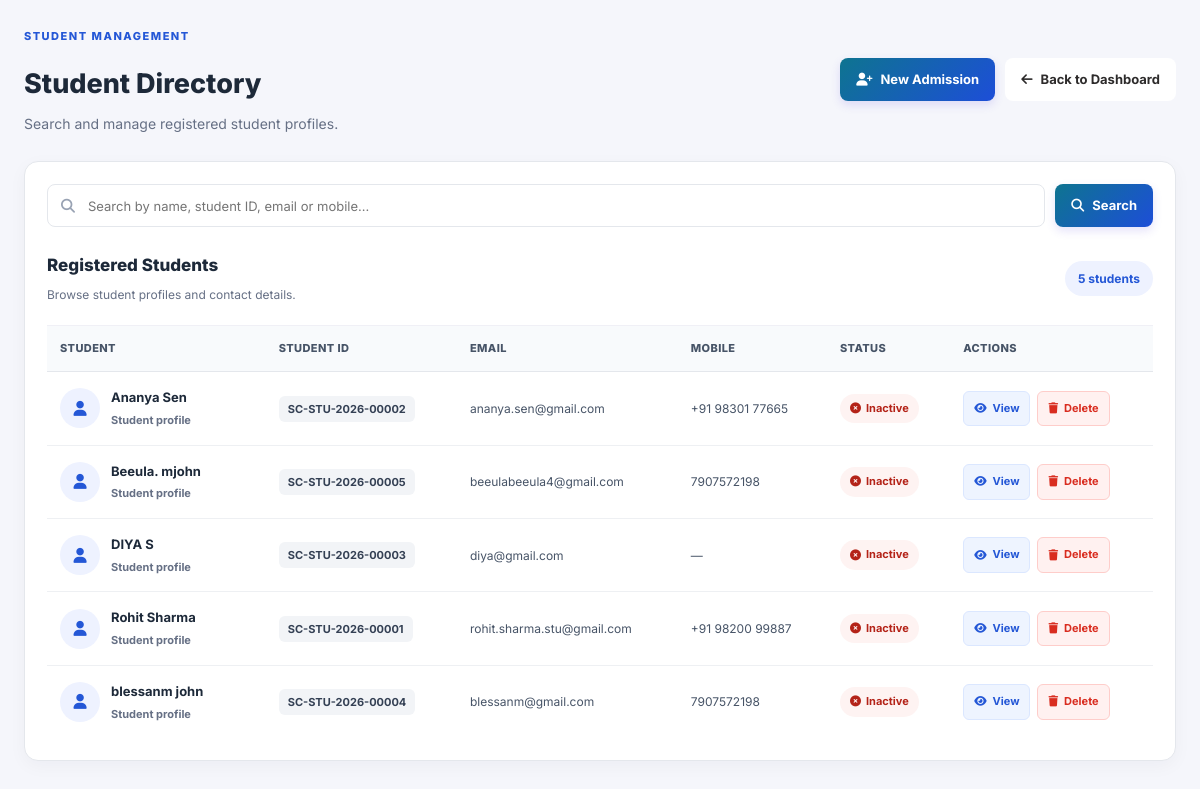
The app's page /students/ (signed in) with its own data.
### app/models.py (models this page shows, shortened)
class Student(models.Model):
    GENDER_CHOICES = [
        ("Male", "Male"),
        ("Female", "Female"),
        ("Other", "Other"),
    ]
    student_id = models.CharField(max_length=35, unique=True, editable=False)
    user = models.OneToOneField(
        settings.AUTH_USER_MODEL, null=True, blank=True, on_delete=models.SET_NULL,
        related_name="student_profile",
    )
    full_name = models.CharField(max_length=150)
    email = models.EmailField(unique=True)
    mobile = models.CharField(max_length=25)
    dob = models.DateField(null=True, blank=True)
    gender = models.CharField(max_length=20, choices=GENDER_CHOICES, blank=True)
    address = models.TextField(blank=True)
    location = models.CharField(max_length=150, blank=True)
    highest_qualification = models.CharField(max_length=150, blank=True)
    university = models.CharField(max_length=200, blank=True)
    college = models.CharField(max_length=200, blank=True)
    passing_year = models.PositiveIntegerField(
        null=True, blank=True, validators=[MinValueValidator(1950), MaxValueValidator(2100)]
    )
    percentage_cgpa = models.CharField(max_length=50, blank=True)
    photo = models.ImageField(upload_to="students/photos/", blank=True, null=True)
    is_active = models.BooleanField(default=True)
    created_at = models.DateTimeField(auto_now_add=True)
    updated_at = models.DateTimeField(auto_now=True)
    class Meta:
        ordering = ["-created_at"]

### app/views.py (the view, shortened to what this page needs)
# urls.py: path("students/", views.student_list, name="student_list"),
@login_required
def student_list(request):
    search = request.GET.get("q", "").strip()
    students = Student.objects.all()
    paginator = Paginator(students.order_by("full_name"), 10)
    page_obj = paginator.get_page(request.GET.get("page"))
    return render(
        request,
        "admissions/student_list.html",
        {
            "students": page_obj.object_list,
            "page_obj": page_obj,
            "search_query": search,
        },
    )

### app/templates/admissions/student_list.html (shortened to what this page needs)
{% extends "admissions/base.html" %}
{% load static %}
{% block extra_css %}
<link rel="stylesheet" href="{% static 'css/student_directory.css' %}">
{% endblock %}
{% block content %}
<div class="student-directory">
    <div class="directory-heading">
        <div class="directory-title">
            <span class="eyebrow">STUDENT MANAGEMENT</span>
            <h1>Student Directory</h1>
            <p>Search and manage registered student profiles.</p>
        </div>
        <div class="directory-heading-actions">
            <a href="{% url 'admission_registration' %}" class="btn btn-primary">
                <i class="fa-solid fa-user-plus"></i>
                New Admission
            </a>
            <a href="{% url 'admission_dashboard' %}" class="btn btn-back">
                <i class="fa-solid fa-arrow-left"></i>
                Back to Dashboard
            </a>
        </div>
    </div>
    <section class="directory-panel">
        <form method="get" class="directory-search">
            <div class="search-input">
                <i class="fa-solid fa-magnifying-glass"></i>
                <input
                    type="search"
                    name="q"
                    value="{{ search_query }}"
                    placeholder="Search by name, student ID, email or mobile..."
                    aria-label="Search students"
                >
            </div>
            <button type="submit" class="btn btn-primary">
                <i class="fa-solid fa-search"></i>
                Search
            </button>
        </form>
        <div class="directory-summary">
            <div>
                <h2>Registered Students</h2>
                <p>
                    {% if search_query %}
                        Search results for "{{ search_query }}"
                    {% else %}
                        Browse student profiles and contact details.
                    {% endif %}
                </p>
            </div>
            <span class="result-count">
                {{ page_obj.paginator.count }}
                student{{ page_obj.paginator.count|pluralize }}
            </span>
        </div>
        <div class="table-wrapper">
            <table class="student-table">
                <thead>
                    <tr>
                        <th>Student</th>
                        <th>Student ID</th>
                        <th>Email</th>
                        <th>Mobile</th>
                        <th>Status</th>
                        <th>Actions</th>
                    </tr>
                </thead>
                <tbody>
                    {% for item in page_obj %}
                        <tr>
                            <td>
                                <div class="student-name-cell">
                                    {% if item.photo %}
                                        <img
                                            src="{{ item.photo.url }}"
                                            alt="{{ item.full_name }}"
                                            class="student-avatar"
                                        >
                                    {% else %}
                                        <div class="student-avatar avatar-placeholder">
                                            <i class="fa-solid fa-user"></i>
                                        </div>
                                    {% endif %}
                                    <div>
                                        <strong>{{ item.full_name }}</strong>
                                        <small>Student profile</small>
                                    </div>
                                </div>
                            </td>
                            <td>
                                <span class="student-id">
                                    {{ item.student_id }}
                                </span>
                            </td>
                            <td>{{ item.email|default:"—" }}</td>
                            <td>{{ item.mobile|default:"—" }}</td>
                            <td>
                                {% if item.is_active %}
                                    <span class="status-active">
                                        <i class="fa-solid fa-circle-check"></i>
                                        Active
                                    </span>
                                {% else %}
                                    <span class="status-inactive">
                                        <i class="fa-solid fa-circle-xmark"></i>
                                        Inactive
                                    </span>
                                {% endif %}
                            </td>
<td>
    <div class="student-actions">
        <a
            href="{% url 'student_detail' pk=item.pk %}"
            class="view-button"
            title="View Student Profile"
        >
            <i class="fa-solid fa-eye"></i>
            View
        </a>
        <a
            href="{% url 'student_delete_confirm' pk=item.pk %}"
            class="delete-button"
            title="Deactivate Student"
        >
            <i class="fa-solid fa-trash"></i>
            Delete
        </a>
    </div>
</td>
                        </tr>
                    {% endfor %}
                </tbody>
            </table>
        </div>
    </section>
</div>
{% endblock %}

### app/static/css/admission_dashboard.css (style rules this page uses)
:root { --primary: #5b4ce2; --primary-dark: #4738c7; --primary-light: #eeebff; --purple: #7656e8; --orange: #f59e0b; --blue: #3b82f6; --green: #16a36a; --teal: #0d9488; --red: #dc2626; --sidebar-bg: #211b3b; --sidebar-hover: #30284f; --sidebar-active: #5142bc; --page-bg: #f5f6fb; --card-bg: #ffffff; --text-primary: #20243a; --text-secondary: #777d92; --text-light: #a1a6b7; --border: #e9eaf2; --shadow: 0 5px 22px rgba(34, 31, 72, 0.045); --sidebar-width: 270px; --radius: 16px; }
* { margin: 0; padding: 0; box-sizing: border-box; }
html { scroll-behavior: smooth; }
body { min-height: 100vh; font-family: "Inter", sans-serif; background: var(--page-bg); color: var(--text-primary); font-size: 14px; line-height: 1.6; -webkit-font-smoothing: antialiased; }
button, input, select, textarea { font: inherit; }
button, a { -webkit-tap-highlight-color: transparent; }
a { color: inherit; text-decoration: none; }
button { cursor: pointer; }
i { line-height: 1; }
.eyebrow { display: inline-block; margin-bottom: 8px; color: #087e9c; font-size: 10px; font-weight: 800; letter-spacing: 1.6px; }
.btn { display: inline-flex; align-items: center; justify-content: center; gap: 9px; min-height: 42px; padding: 11px 16px; border: 1px solid transparent; border-radius: 9px; font-size: 11px; font-weight: 700; white-space: nowrap; cursor: pointer; transition: background 0.2s ease, color 0.2s ease, border-color 0.2s ease, box-shadow 0.2s ease, transform 0.2s ease; }
.btn-primary { color: #ffffff; background: var(--primary); border-color: var(--primary); box-shadow: 0 4px 10px rgba(91, 76, 226, 0.16); }
.table-wrapper { width: 100%; overflow-x: auto; overscroll-behavior-x: contain; scrollbar-width: thin; scrollbar-color: #d0cce7 #f8f8fc; }
table { width: 100%; min-width: 850px; border-collapse: collapse; text-align: left; }
thead { background: #f8f8fc; }
thead th { padding: 14px 13px; color: #85899c; font-size: 9px; font-weight: 800; letter-spacing: 0.6px; white-space: nowrap; border-top: 1px solid #f0f0f6; border-bottom: 1px solid #ececf4; }
tbody td { padding: 15px 13px; color: #686e83; font-size: 10px; white-space: nowrap; border-bottom: 1px solid #f0f0f6; }
tbody tr:last-child td { border-bottom: none; }
tbody td:first-child { color: var(--primary); font-weight: 700; }
@media (max-width: 1450px) { :root { --sidebar-width: 250px; } }

### records on screen
Student: full_name "Ananya Sen", student_id "SC-STU-2026-00002", email "ananya.sen@gmail.com", mobile "+91 98301 77665", is_active False (drawn)
Student: full_name "Beeula. mjohn", student_id "SC-STU-2026-00005", email "beeulabeeula4@gmail.com", mobile "7907572198", is_active False (drawn)
Student: full_name "DIYA S", student_id "SC-STU-2026-00003", email "diya@gmail.com", mobile "—", is_active False (drawn)
Student: full_name "Rohit Sharma", student_id "SC-STU-2026-00001", email "rohit.sharma.stu@gmail.com", mobile "+91 98200 99887", is_active False (drawn)
Student: full_name "blessanm john", student_id "SC-STU-2026-00004", email "blessanm@gmail.com", mobile "7907572198", is_active False (drawn)

### other values on screen
{{ page_obj.paginator.count }} "5"
